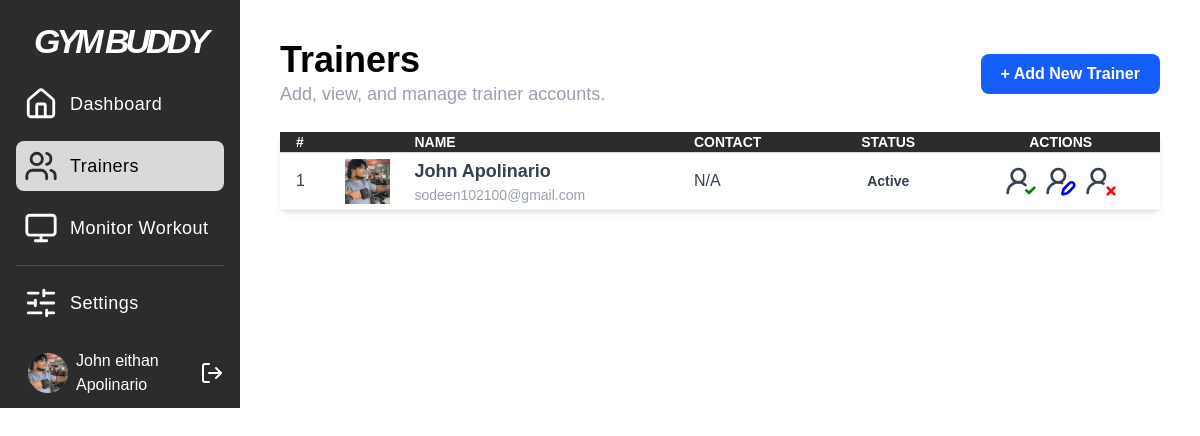
Page /admin/trainers (signed in) on the earlier database version.
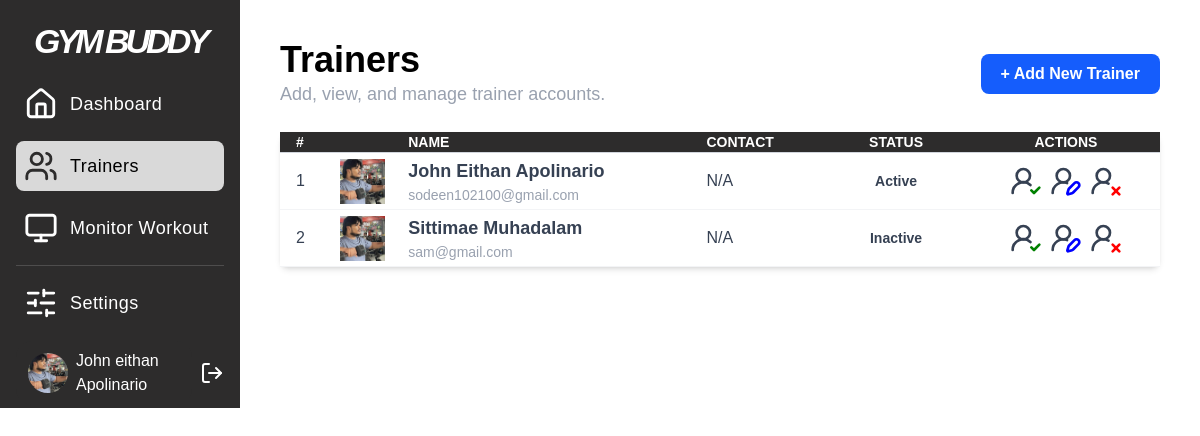
Same page on the later database version.
### app.py (models this page shows)
class User(db.Model):
    id = db.Column(db.Integer, primary_key=True)
    firstname = db.Column(db.String(100), nullable=False)
    middlename = db.Column(db.String(100), nullable=True)
    lastname = db.Column(db.String(100), nullable=False)
    phone_num = db.Column(db.String(20), nullable=False)
    gender = db.Column(db.String(20), nullable=False)
    email = db.Column(db.String(120), unique=True, nullable=False)
    password_hash = db.Column(db.String(128), nullable=False)
    role = db.Column(db.String(50), nullable=False)
    gym_name = db.Column(db.String(100), nullable=False)
    status = db.Column(db.String(20), nullable=False, default='active')
    assignments = db.relationship('Assignment', foreign_keys='Assignment.trainer_id', backref='trainer', lazy=True, cascade="all, delete-orphan")

### app.py (the view)
@app.route("/admin/trainers")
@admin_required
def trainers():
    all_trainers = User.query.filter_by(role='Trainer').all()
    return render_template("trainers.html", trainers=all_trainers)

### app.py (called while the page is built)
def admin_required(f):
    @wraps(f)
    def decorated_function(*args, **kwargs):
        if 'user_id' not in session or session.get('user_role') != 'Gym Owner':
            flash('You do not have permission to access this page.', 'error')
            return redirect(url_for('login'))
        return f(*args, **kwargs)
    return decorated_function

### templates/trainers.html (shortened to what this page needs)
{% extends "house.html" %}
{% block content %}
<head>
</head>
<div class="p-10 h-full font-Helvetica">
    <div class="flex justify-between items-center mb-6">
        <div>
            <h1 class="text-4xl font-semibold">Trainers</h1>
            <p class="text-lg text-gray-400 font-normal">Add, view, and manage trainer accounts.</p>
        </div>
        <button id="add-user-btn" class="bg-blue-600 text-white px-5 py-2 rounded-lg hover:bg-blue-700 font-bold transition-colors duration-200">
            + Add New Trainer
        </button>
    </div>
    <div class="table-wrapper flex w-full justify-center">
        <div class="bg-white rounded-lg shadow-md font-Helvetica w-full">
            <div class="overflow-x-auto pb-2">
                <table class="min-w-full bg-white">
                    <thead class="bg-[#2D2C2C] text-white border-b border-gray-300">
                        <tr>
                            <th class="py-5 px-4 uppercase font-semibold text-sm text-left">#</th>
                            <th class="py-5 px-4 uppercase font-semibold text-sm text-left"></th>
                            <th class="py-5 px-4 uppercase font-semibold text-sm text-left">Name</th>
                            <th class="py-5 px-4 uppercase font-semibold text-sm text-left">Contact</th>
                            <th class="py-5 px-4 uppercase font-semibold text-sm text-center">Status</th>
                            <th class="py-5 px-4 uppercase font-semibold text-sm text-center">Actions</th>
                        </tr>
                    </thead>
                    <tbody class="text-gray-700">
                        {% for trainer in trainers %}
                        <tr class="border-b border-gray-100 hover:bg-gray-100">
                            <td class="w-12 px-4">
                                {{ loop.index }}
                            </td>
                            <td class="w-12">
                                <div class="flex justify-center">
                                    <img class="h-[45px] w-[45px] object-cover rounded-full" src="{{ url_for('static', filename='src/images/latraiseimg.jpg') }}" alt="">
                                </div>
                            </td>
                            <td class="py-5 px-4">
                                <div class="flex flex-col">
                                    <h1 class="text-lg font-bold leading-5">{{ trainer.firstname }} {{ trainer.lastname }}</h1>
                                    <h2 class="text-sm text-gray-400">{{ trainer.email }}</h2>
                                </div>
                            </td>
                            <td class="py-5 px-4">
                                {{ trainer.phone_num }}
                            </td>
                            <td class="py-3 px-4 text-center">
                                {% if trainer.status == 'active' %}
                                    <span class="bg-green-200 text-green-800 font-semibold py-1 px-4 rounded-full text-sm">Active</span>
                                {% else %}
                                    <span class="bg-gray-200 text-gray-800 font-semibold py-1 px-4 rounded-full text-sm">Inactive</span>
                                {% endif %}
                            </td>
                            <td class="py-3 px-4">
                                <div class="flex gap-2 justify-center">
                                    <button class="assign-btn" title="Assign Trainer"
                                        data-id="{{ trainer.id }}"
                                        data-name="{{ trainer.firstname }} {{ trainer.lastname }}">
                                    </button>
                                    <button class="edit-btn" title="Edit"
                                        data-id="{{ trainer.id }}"
                                        data-firstname="{{ trainer.firstname }}"
                                        data-lastname="{{ trainer.lastname }}"
                                        data-email="{{ trainer.email }}"
                                        data-phone="{{ trainer.phone_num }}"
                                        data-status="{{ trainer.status }}">
                                    </button>
                                    <button class="delete-btn" title="Delete"
                                        data-id="{{ trainer.id }}"
                                        data-name="{{ trainer.firstname }} {{ trainer.lastname }}">
                                    </button>
                                </div>
                            </td>
                        </tr>
                        {% else %}
                        <tr>
                            <td colspan="6" class="py-4 px-4 text-center text-gray-500">No trainers found. Add one to get started!</td>
                        </tr>
                        {% endfor %}
                    </tbody>
                </table>
            </div>
        </div>
    </div>
</div>
{% endblock %}

### templates/house.html (shortened to what this page needs)
<!DOCTYPE html>
<html lang="en">
<head>
    <link rel="stylesheet" href="{{url_for('static',filename='dist/output.css')}}">
</head>
<body>
    <div class="flex h-[100dvh]">
        <nav class="bg-[#2D2C2C] w-[240px] flex-shrink-0 p-4 flex flex-col justify-between">
            <div class="flex flex-col gap-3 font-Helvetica">
                {% if session.user_role == 'Gym Owner' %}
                    <h2 class="self-center text-[34px] text-white font-bold font-Helvetica italic -tracking-[4px]">GYM BUDDY</h2>
                    <a href="{{ url_for('admin_dashboard') }}" class="flex tracking-wide text-lg items-center gap-3 p-2 rounded-lg text-white hover:bg-[#474646] transition delay-50 duration-150 ease-in-out" title="Admin Dashboard">
                        <h1>Dashboard</h1>
                    </a>
                    <a href="{{ url_for('trainers') }}" class="flex tracking-wide text-lg items-center gap-3 p-2 rounded-lg text-white hover:bg-[#474646] transition delay-50 duration-150 ease-in-out" title="Manage Users">
                        <h1>Trainers</h1>
                    </a>
                    <a href="{{ url_for('admin_monitor') }}" class="flex tracking-wide text-lg items-center gap-3 p-2 rounded-lg text-white hover:bg-[#474646] transition delay-50 duration-150 ease-in-out" title="Monitor">
                        <h1>Monitor Workout</h1>
                    </a>
                    <hr class="border-[#4E4D4D]">
                    <a href="{{ url_for('admin_settings') }}" class="flex tracking-wide text-lg items-center gap-3 p-2 rounded-lg text-white hover:bg-[#474646] transition delay-50 duration-150 ease-in-out" title="Settings">
                        <h1>Settings</h1>
                    </a>
                {% endif %}
            </div>
             <div class="flex h-[10%] items-center gap-2">
                <a href="{{ url_for('profile') }}" class="flex gap-2 items-center justify-center py-2 px-3 rounded-2xl !bg-[#2D2C2C] hover:!bg-[#474646] transition delay-50 duration-150 ease-in-out">
                    <img class="h-[40px] w-[40px] object-cover rounded-4xl" src="/static/src/images/latraiseimg.jpg" alt="">
                    <h1 class="text-white font-Helvetica !bg-none">{{ session.get('user_firstname', '')|capitalize }} {{ session.get('user_lastname', '')|capitalize }}</h1>
                </a>
                <div class="">
                    <a href="{{ url_for('logout') }}" class="Logout " id="logout-link" title="Logout">
                    </a>
                </div>
             </div>
        </nav>
        <div class="flex-grow overflow-y-auto">
            {% block content %} {% endblock %}
        </div>
    </div>
</body>
</html>

### templates/house.html (style rules this page uses)
a:is(:link, :active, :visited).active { background-color: #D9D9D9; color: black; }
a.active svg { stroke: #2D2C2C; }

Differences in the rows shown:
changed User "Apolinario": get (not shown) → "John eithan"; firstname "John" → "John Eithan"
added User: firstname "Sittimae", lastname "Muhadalam", email "sam@gmail.com", phone_num "N/A", status "Inactive"
Other differences:
{{ session.get('user_firstname', '')|capitalize }}: "John eithan" → (not shown)
